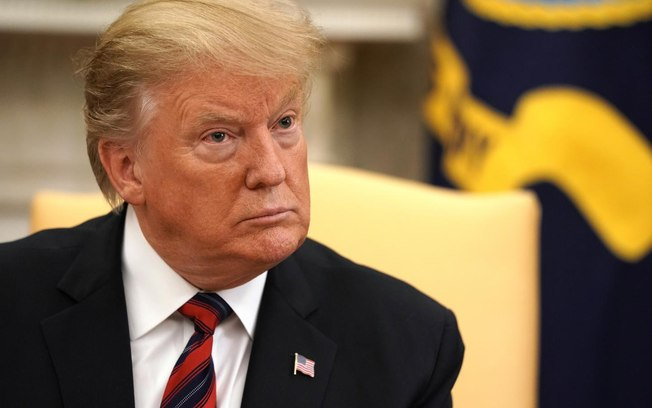
#> input picture trump.jpg, 652 x 408 px
$ jupyter execute --allow-errors '26.09 - Listar opções de técnicas, com vantagens e desvantagens de cada uma delas.ipynb'
#> lines starting #> are read from the running program, lines starting #| are printed output that depends on the picture; after the words box and inside, x2 and y2 are one past the last pixel; in counts of white or black regions, pixels touching at a corner belong together
[cell 1]
#Haar Cascade
'''
Pros:
    Robusto
    ferramental disponivel pra treinando do arquivo xml disponivel no proprio opencv
Contras:
    Treinando prévio nescessário para criar um arquivo xml
'''

import cv2
from matplotlib import pyplot as plt

# Inicializa o Classificador Cascade

faceCascade = cv2.CascadeClassifier("haarcascade_frontalface_alt.xml")

# Converte o frame para escalas de cinza e descarta os dados de cores

frame = cv2.imread("trump.jpg", 0)
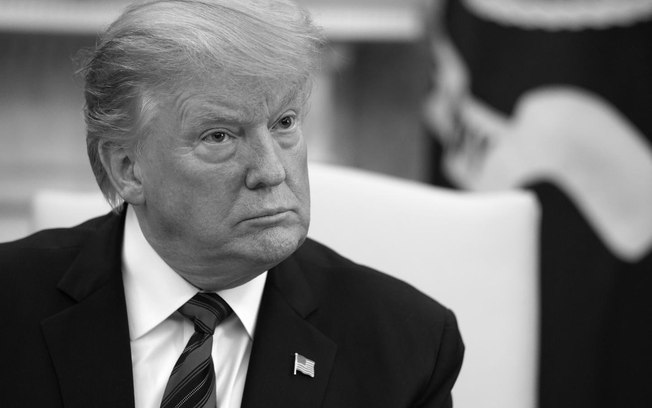
#> frame: shape (408, 652); min 0, max 255, mean 110.3
frame_show = frame

# Detecta objetos e retorna o array de objetos

objetos = faceCascade.detectMultiScale( frame, scaleFactor=1.4, minNeighbors=1, minSize=(30, 30),
                                               flags=cv2.CASCADE_SCALE_IMAGE)
#> objetos = [[192, 68, 151, 151]]

# Desenha um retângulo em torno do objeto

for (x, y, w, h) in objetos:

    cv2.rectangle(frame_show, (x, y), (x+w, y+h), (0, 0, 255), 2)
#> this loop made 1 pass
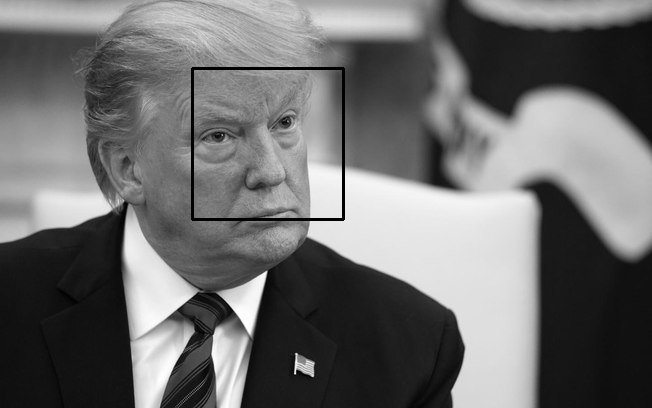
#> frame_show: shape (408, 652); 0.68% of pixels changed, all inside (x1, y1, x2, y2) = (191, 67, 345, 221)

# Mostra o Frame ao usuário
plt.imshow(frame_show,cmap = 'gray')
plt.show()

[cell 2]
#Template Matching
#https://docs.opencv.org/2.4/doc/tutorials/imgproc/histograms/template_matching/template_matching.html
'''
Pros:
    implementação fácil
Contras:
    dificuldade em geral o match com diferentes angulos
'''

from __future__ import print_function
import sys
import cv2 as cv
from matplotlib import pyplot as plt

img = cv.imread("/home/daniel/find_mult_objs/Template_Matching_Original_Image.jpg", cv.IMREAD_COLOR)
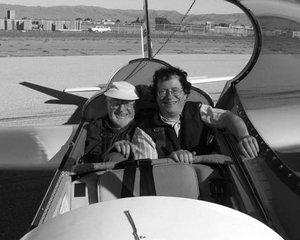
#> input picture Template_Matching_Original_Image.jpg, 300 x 240 px, found by its file name
#> img is the input picture: shape (240, 300, 3); min 0, max 255, mean 118.1
templ = cv.imread("/home/daniel/find_mult_objs/Template_Matching_Template_Image.jpg", cv.IMREAD_COLOR)

fig, (ax1, ax2) = plt.subplots(1, 2)
ax1.imshow(img,cmap = 'gray')
#> (the rest of this cell did not finish here and is left out)
